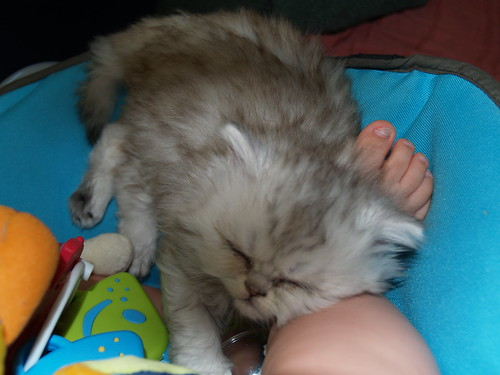
#> input picture train/cat/image_1.jpg, 500 x 375 px; its folder holds only this picture in this run
$ python train.py
#> lines starting #> are read from the running program, lines starting #| are printed output that depends on the picture; long printed decimals are rounded

import cv2
import numpy as np
import os
from sklearn.preprocessing import StandardScaler
from sklearn.svm import LinearSVC
import joblib
from scipy.cluster.vq import kmeans, vq


# Chemin vers les images d'entrainement
train_path = './train'
training_names = os.listdir(train_path)


# Stockage des images dans une liste
image_paths = []
image_classes = []
class_id = 0

# Mettre tous les fichiers dans un dossier
def imglist(path):
    return [os.path.join(path, f) for f in os.listdir(path)]


for training_name in training_names:
    dir = os.path.join(train_path, training_name)
    class_path = imglist(dir)
    image_paths+=class_path
    image_classes+=[class_id]*len(class_path)
    class_id+=1
print(class_path)

# Détection des points clés grâce à la méthode SIFT
des_list = []


for image_path in image_paths:
    im = cv2.imread(image_path)
#> im is the input picture: shape (375, 500, 3); mean B, G, R 95.2, 96.7, 79.3
    sift = cv2.xfeatures2d.SIFT_create()
    keypoints, descriptor = sift.detectAndCompute(im,None)
#> keypoints = 220 keypoints; strongest (x, y, size): (46, 352, 5.5), (59, 330, 8.7), (21, 347, 16.2), (406, 255, 13.7)
    des_list.append((image_path,descriptor))
print(des_list)
#> (printed output is left out)
print("SIFT OK")

# Mettre tous les descripteurs dans un tableau
descriptors = des_list[0][1]
for image_path, descriptor in des_list[1:]:
    descriptors = np.vstack((descriptors, descriptor))
#> this loop made 1 pass
print(descriptors)
#> (printed output is left out)
#kmeans works only on float, so convert integers to float
descriptors_float = descriptors.astype(float)


# Clustering avec Kmeans
k = 50  #nombre de clusters à modifier
voc, variance = kmeans(descriptors_float, k, 1)
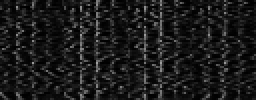
#> voc: shape (50, 128) float64 (shown 2 times larger); min 0.0769, max 159.9, mean 26.6
#> variance = 288.3
print(variance)
#| 288.272
print("Kmeans ok")

# Calculer les données en histogramme(Machine bloque quand j'essaie de tracer les histogrammes)
im_features = np.zeros((len(image_paths), k), "float32")
for i in range(len(image_paths)):
    words, distance = vq(des_list[i][1],voc)
    for w in words:
        im_features[i][w] += 1
print("Histogrammes en vecteurs ok")

# Vectorisation
nbr_occurences = np.sum( (im_features > 0) * 1, axis = 0)
#> nbr_occurences = 50 values, max 2 at index 0, min 1 at index 14, mean 1.9
idf = np.array(np.log((1.0*len(image_paths)+1) / (1.0*nbr_occurences + 1)), 'float32')
#> idf = 50 values, max 0.405 at index 14, min 0 at index 0, mean 0.0405
print("Vectorisation ok")


stdSlr = StandardScaler().fit(im_features)
im_features = stdSlr.transform(im_features)
print("Scaling ok")

# Entrainement grâce à SVM
clf = LinearSVC(max_iter=10000)  #Nombre d'itérations modifiable
clf.fit(im_features, np.array(image_classes))
print("Train algorithme ok")


# Enregistrement des données dans un fichier.pkl
joblib.dump((clf, training_names, stdSlr, k, voc), "informations.pkl", compress=3)
print("Enregistrement ok")
